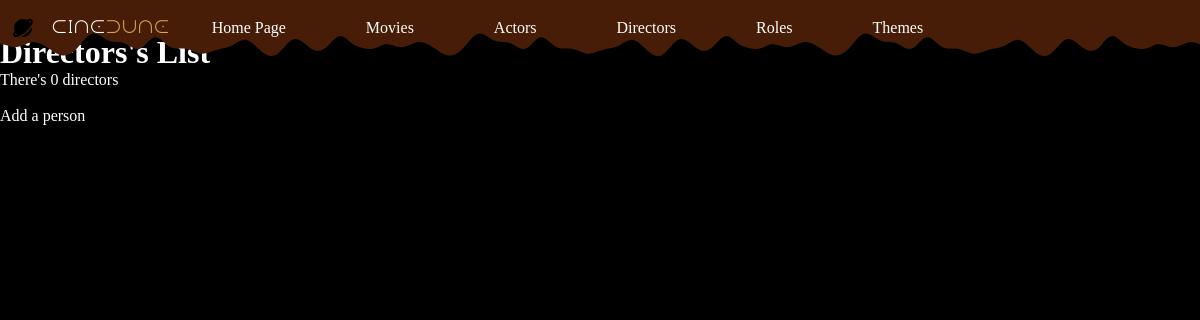
Page /index.php?action=listDirectors on the earlier database version.
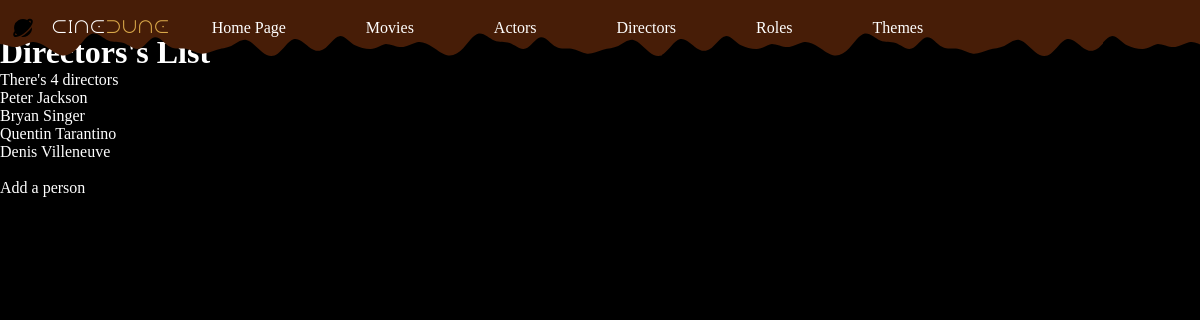
Same page on the later database version.
### tables this page shows
CREATE TABLE IF NOT EXISTS `director` (
  `idDirector` int NOT NULL AUTO_INCREMENT,
  `idPerson` int NOT NULL,
  PRIMARY KEY (`idDirector`),
  KEY `idPerson` (`idPerson`),
  CONSTRAINT `FK1_director_person` FOREIGN KEY (`idPerson`) REFERENCES `person` (`idPerson`)
);

CREATE TABLE IF NOT EXISTS `person` (
  `idPerson` int NOT NULL AUTO_INCREMENT,
  `firstname` char(255) NOT NULL,
  `surname` char(255) NOT NULL,
  `sex` char(10) NOT NULL,
  `birthdate` date NOT NULL,
  `picture` varchar(255) NOT NULL,
  PRIMARY KEY (`idPerson`)
);

### controller/PersonController.php (called while the page is built, shortened)
<?php
class PersonController
{
    public function listDirectors()
    {
        $pdo = Connect::toLogIn();
        $requestDirectors = $pdo->query("
            SELECT person.idPerson, director.idDirector, person.firstname, person.surname, person.sex, person.birthdate
            FROM director
            INNER JOIN person ON director.idPerson = person.idPerson
            ORDER BY surname
        ");
        require "view/directors/listDirectors.php";
    }
}

### view/directors/listDirectors.php (the view, shortened to what this page needs)
<?php ob_start();
$directors = $requestDirectors->fetchAll();
?>
<h1>Directors's List</h1>
<p>There's <?= $requestDirectors->rowCount() ?> directors</p>
<?php
foreach ($directors as $director) {
?>
    <a href="index.php?action=personsDetails&id=<?= $director["idPerson"] ?>"><?= $director["firstname"] . " " . $director["surname"] . "<br>" ?></a>
<?php
}
?>
<br>
<a href="index.php?action=addPerson">Add a person</a>
<?php
require "view/template.php";

Differences in the rows shown:
added director: idPerson.firstname "Peter", idPerson.surname "Jackson"
added director: idPerson.firstname "Bryan", idPerson.surname "Singer"
added director: idPerson.firstname "Quentin", idPerson.surname "Tarantino"
added director: idPerson.firstname "Denis", idPerson.surname "Villeneuve"
Other differences:
$requestDirectors->rowCount(): "0" → "4"
